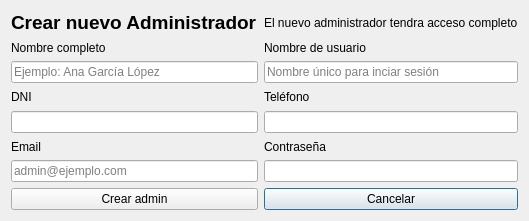
<?xml version="1.0" encoding="UTF-8"?>
<ui version="4.0">
 <class>Dialog</class>
 <widget class="QDialog" name="Dialog">
  <property name="geometry">
   <rect>
    <x>0</x>
    <y>0</y>
    <width>518</width>
    <height>221</height>
   </rect>
  </property>
  <property name="windowTitle">
   <string>Dialog</string>
  </property>
  <layout class="QGridLayout" name="gridLayout">
   <item row="5" column="2">
    <widget class="QLineEdit" name="txt_telefono">
     <property name="maxLength">
      <number>9</number>
     </property>
    </widget>
   </item>
   <item row="6" column="0">
    <widget class="QLabel" name="label_6">
     <property name="text">
      <string>Email</string>
     </property>
    </widget>
   </item>
   <item row="8" column="2">
    <widget class="QPushButton" name="btn_cancelar">
     <property name="text">
      <string>Cancelar</string>
     </property>
    </widget>
   </item>
   <item row="1" column="0">
    <widget class="QLabel" name="label">
     <property name="font">
      <font>
       <pointsize>14</pointsize>
       <bold>true</bold>
      </font>
     </property>
     <property name="text">
      <string>Crear nuevo Administrador</string>
     </property>
    </widget>
   </item>
   <item row="4" column="2">
    <widget class="QLabel" name="label_5">
     <property name="text">
      <string>Teléfono</string>
     </property>
    </widget>
   </item>
   <item row="4" column="0">
    <widget class="QLabel" name="label_4">
     <property name="text">
      <string>DNI</string>
     </property>
    </widget>
   </item>
   <item row="7" column="0">
    <widget class="QLineEdit" name="txt_email">
     <property name="echoMode">
      <enum>QLineEdit::EchoMode::Password</enum>
     </property>
     <property name="placeholderText">
      <string>admin@ejemplo.com</string>
     </property>
    </widget>
   </item>
   <item row="2" column="2">
    <widget class="QLabel" name="label_3">
     <property name="text">
      <string>Nombre de usuario</string>
     </property>
    </widget>
   </item>
   <item row="3" column="2">
    <widget class="QLineEdit" name="txt_nombre_usuario">
     <property name="placeholderText">
      <string>Nombre único para inciar sesión</string>
     </property>
    </widget>
   </item>
   <item row="3" column="0">
    <widget class="QLineEdit" name="txt_nombre_completo">
     <property name="placeholderText">
      <string>Ejemplo: Ana García López</string>
     </property>
    </widget>
   </item>
   <item row="6" column="2">
    <widget class="QLabel" name="label_7">
     <property name="text">
      <string>Contraseña</string>
     </property>
    </widget>
   </item>
   <item row="7" column="2">
    <widget class="QLineEdit" name="txt_password"/>
   </item>
   <item row="2" column="0">
    <widget class="QLabel" name="label_2">
     <property name="text">
      <string>Nombre completo</string>
     </property>
    </widget>
   </item>
   <item row="5" column="0">
    <widget class="QLineEdit" name="txt_dni">
     <property name="maxLength">
      <number>9</number>
     </property>
    </widget>
   </item>
   <item row="1" column="2">
    <widget class="QLabel" name="label_8">
     <property name="text">
      <string>El nuevo administrador tendra acceso completo</string>
     </property>
    </widget>
   </item>
   <item row="8" column="0">
    <widget class="QPushButton" name="btn_crear">
     <property name="text">
      <string>Crear admin</string>
     </property>
    </widget>
   </item>
  </layout>
 </widget>
 <resources/>
 <connections/>
</ui>
